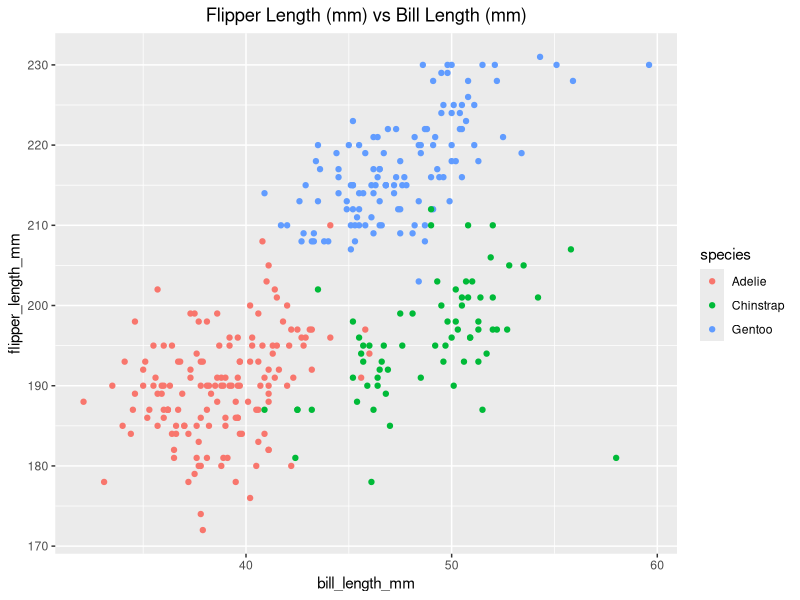
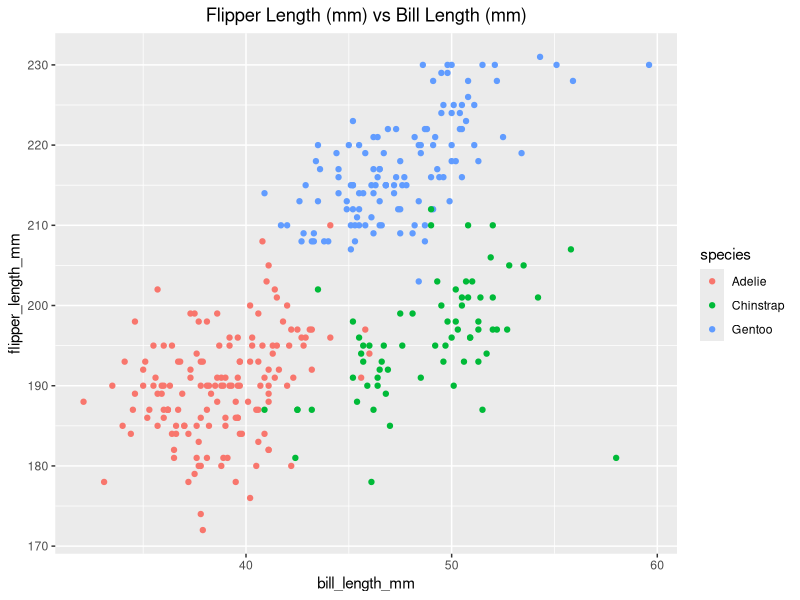

Write R code to recreate these figures, in order.
## ---- chunk 1
library(tidyverse)
## ---- chunk 2
problem1_df =
  tibble (
  samp = rnorm(10),
  samp_gt_0 = samp > 0,
  char_vec = c("a", "b", "c",  "d",  "e",  "f", "g", "h", "a", "j"),
  factor_vec = factor(c("low", "low", "low",  "mod",  "mod",  "mod", "mod", "high", "high", "high"))
)
## ---- chunk 3
mean (pull(problem1_df, samp))
mean (pull(problem1_df, samp_gt_0))
mean (pull(problem1_df, char_vec))
mean (pull(problem1_df, factor_vec))

## ---- chunk 4

data("penguins", package = "palmerpenguins")




## ---- chunk 5
ggplot(penguins, aes(bill_length_mm, flipper_length_mm, colour = species)) + geom_point() + ggtitle("Flipper Length (mm) vs Bill Length (mm)") + theme(plot.title = element_text(hjust = 0.5))
ggsave("scatter_plot.pdf", height = 4, width = 6)
